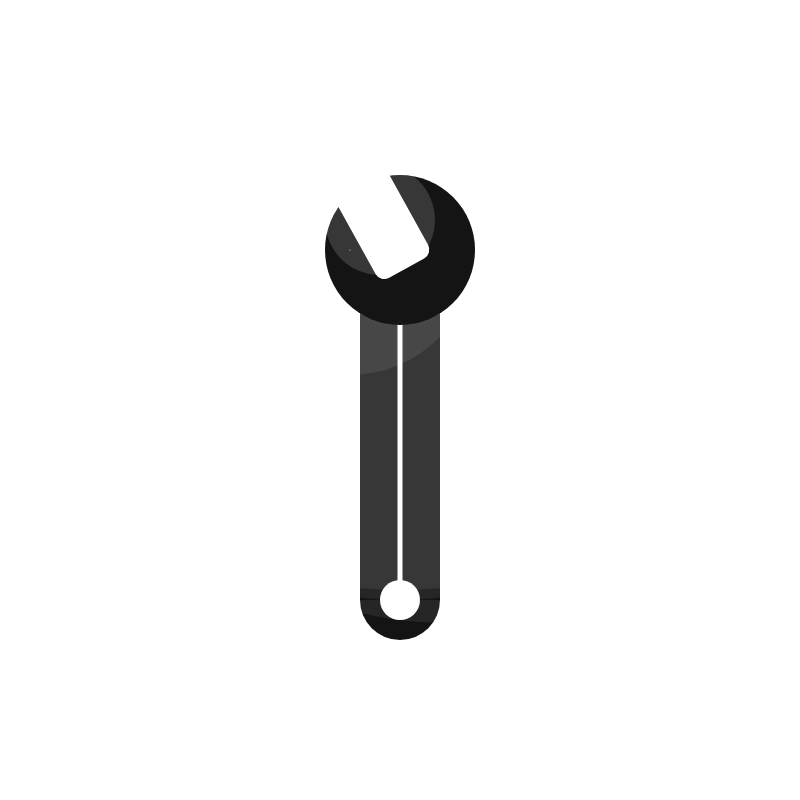
Frame 1 (no input)
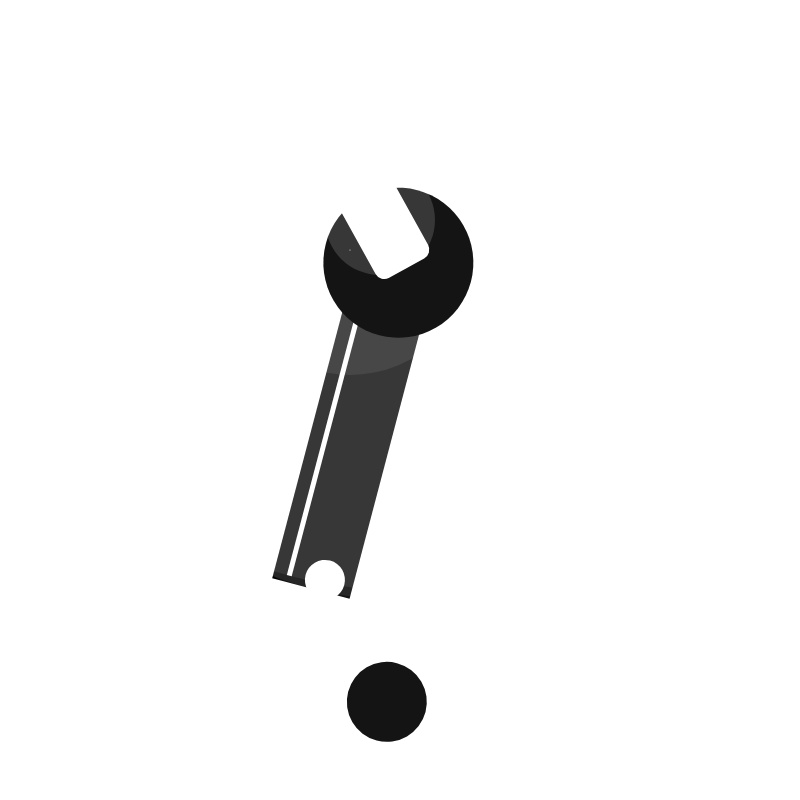
Frame 60 (no input)
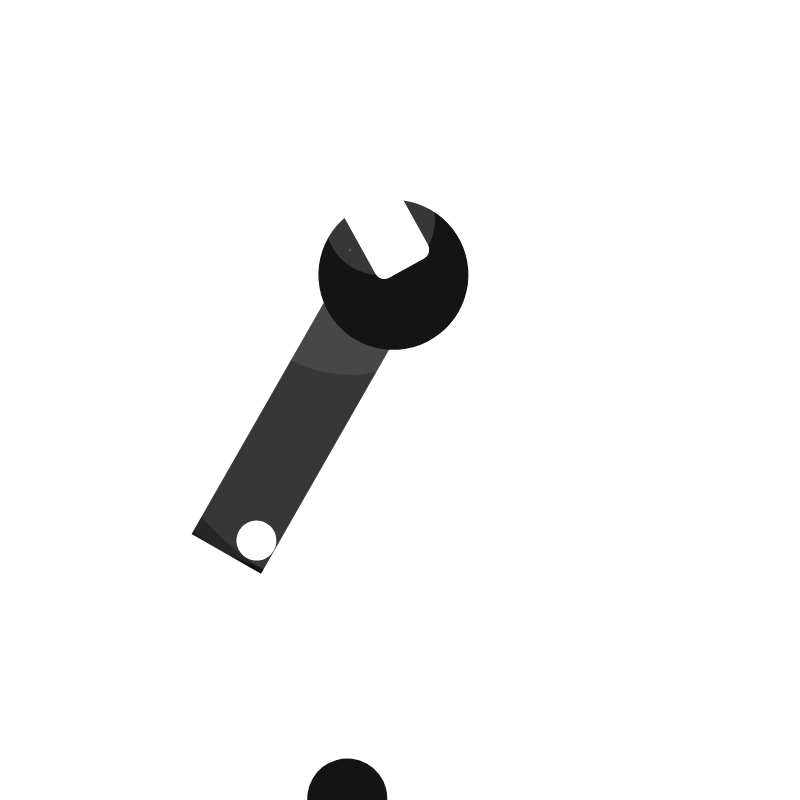
Frame 120 (the mouse pressed at the canvas centre since frame 60)

The p5.js sketch that drew these frames (run headless with seeded random() and noise() and a simulated clock; from frame 60 on, the mouse is pressed at the canvas centre):

// p5.js sketch
// ── sketch.js
let circ01 = {
  c: 0,
  tx: 0,
  ty: 600,
  s: 0,
  x: 400,
  y: 0,
  d: 80
}

let rect01 = {
  c: 0,
  tx: 400,
  ty: 250,
  ta: 0,
  s: 0,
  x: 0,
  y: 200,
  l: 80,
  w: 300,
  r: 0
}

let circ02 = {
  c: 255,
  tx: 440,
  ty: 300,
  s: 0,
  x: -40,
  y: 300,
  d: 40
}

let rect02 = {
  c: 255,
  tx: 400,
  ty: 155,
  ta: 0,
  s: 0,
  x: 0,
  y: 300,
  l: 5,
  w: 270,
  r:0
}

let circ03 = {
  c: 0,
  tx: 350,
  ty: 250,
  s: 0,
  x: 50,
  y: 0,
  d: 150
}

let rect03 = {
  c: 255,
  tx: 380,
  ty: 220,
  ta: 151,
  s: 0,
  x: 0,
  y: 0,
  l: 60,
  w: 110,
  r: 10
}

let shapesArray = [circ01, rect01, circ02, rect02, circ03, rect03];
let shapes = [];
let backColor = 255;

function setup() {
  createCanvas(800, 800);
  rectMode(CENTER)
  angleMode(DEGREES);

  for (let i = 0; i<shapesArray.length; i++){
    let shape = shapesArray[i];

    if (shape.l != null) {
      shapes[i] = new rectangle(shape.c, shape.tx, shape.ty, shape.ta, shape.s, shape.x, shape.y, shape.l, shape.w, shape.r)
    } else {
      shapes[i] = new circ(shape.c, shape.tx, shape.ty, shape.s, shape.x, shape.y, shape.d)
    }
  }
}

function draw() {
  background(backColor);
    for (let i = 0; i < shapesArray.length; i++) {
      shapes[i].display();
      shapes[i].diagram();
    }
}

class circ{
  constructor(color, tranX, tranY, rSpeed, circX, circY, circD) {
    this.color = color;
    this.tranX = tranX;
    this.tranY = tranY,
    this.speed = rSpeed;
    this.x = circX;
    this.y = circY;
    this.d = circD
  }
  display() {
    noStroke();
    fill(this.color);
    push();
    translate(this.tranX, this.tranY);
    rotate(this.speed);
    ellipse(this.x, this.y, this.d, this.d);
    pop();
    this.speed = this.speed + 0.25;
  }
  diagram() {
    let hypotenuse = dist(0, 0, this.x, this.y);
    stroke('white');
    noFill();
    strokeWeight(1);
    point(this.tranX, this.tranY);
    strokeWeight(0);
    fill(255, 255, 255, 20);
    circle(this.tranX, this.tranY, hypotenuse*2 + this.d);
  }
}

class rectangle{
  constructor(color, tranX, tranY, transAngle, rSpeed, rectX, rectY, rectL, rectW, rectR) {
    this.color = color;
    this.tranX = tranX;
    this.tranY = tranY;
    this.transAngle = transAngle;
    this.speed = rSpeed;
    this.x = rectX;
    this.y = rectY;
    this.l = rectL;
    this.w = rectW;
    this.r = rectR;
  }
  display() {
    fill(this.color);
    noStroke();
    if (this.transAngle === 0) {
      push()
      translate(this.tranX, this.tranY);
      rotate(this.speed);
      rect(this.x, this.y, this.l, this.w, this.r);
      pop()
      this.speed = this.speed + 0.25;
    } else {
      push()
      translate(this.tranX, this.tranY);
      rotate(this.transAngle);
      rect(this.x, this.y, this.l, this.w, this.r);
      pop()
    }
  }
  diagram() {
    stroke('white')
    strokeWeight(1);
    point(this.tranX, this.tranY)
    strokeWeight(0)
    fill(255, 255, 255, 20);
    circle(this.tranX, this.tranY, this.y*2 + this.w)
    circle(this.tranX, this.tranY, this.y*2 - this.w)
  }
}
